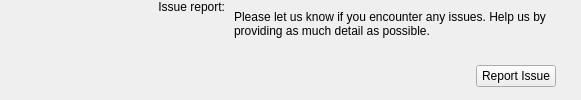
        <widget class="QWidget" name="gBugReport" native="true">
         <layout class="QVBoxLayout" name="verticalLayout_28">
          <property name="leftMargin">
           <number>25</number>
          </property>
          <property name="topMargin">
           <number>0</number>
          </property>
          <property name="rightMargin">
           <number>25</number>
          </property>
          <property name="bottomMargin">
           <number>0</number>
          </property>
          <item>
           <layout class="QGridLayout" name="gridLayout_6" columnminimumwidth="200,0">
            <property name="topMargin">
             <number>0</number>
            </property>
            <property name="verticalSpacing">
             <number>-1</number>
            </property>
            <item row="0" column="0">
             <widget class="QWidget" name="wBugReport" native="true">
              <layout class="QVBoxLayout" name="verticalLayout_4">
               <property name="leftMargin">
                <number>0</number>
               </property>
               <property name="topMargin">
                <number>0</number>
               </property>
               <property name="rightMargin">
                <number>0</number>
               </property>
               <property name="bottomMargin">
                <number>0</number>
               </property>
               <item>
                <widget class="QLabel" name="lBugReport">
                 <property name="text">
                  <string>Issue report:</string>
                 </property>
                 <property name="alignment">
                  <set>Qt::AlignRight|Qt::AlignTop|Qt::AlignTrailing</set>
                 </property>
                </widget>
               </item>
              </layout>
             </widget>
            </item>
            <item row="0" column="1">
             <widget class="QWidget" name="wContainerBugReport" native="true">
              <layout class="QVBoxLayout" name="verticalLayout_35">
               <property name="leftMargin">
                <number>0</number>
               </property>
               <property name="topMargin">
                <number>0</number>
               </property>
               <property name="rightMargin">
                <number>0</number>
               </property>
               <property name="bottomMargin">
                <number>0</number>
               </property>
               <item>
                <widget class="QLabel" name="lDescSendBugReport">
                 <property name="styleSheet">
                  <string notr="true">margin-right: 1px;</string>
                 </property>
                 <property name="text">
                  <string>Please let us know if you encounter any issues. Help us by providing as much detail as possible.</string>
                 </property>
                 <property name="wordWrap">
                  <bool>true</bool>
                 </property>
                </widget>
               </item>
               <item>
                <widget class="QWidget" name="wSendBugReport" native="true">
                 <layout class="QHBoxLayout" name="horizontalLayout_23">
                  <property name="leftMargin">
                   <number>0</number>
                  </property>
                  <property name="topMargin">
                   <number>0</number>
                  </property>
                  <property name="rightMargin">
                   <number>0</number>
                  </property>
                  <property name="bottomMargin">
                   <number>0</number>
                  </property>
                  <item>
                   <spacer name="horizontalSpacer_5">
                    <property name="orientation">
                     <enum>Qt::Horizontal</enum>
                    </property>
                    <property name="sizeHint" stdset="0">
                     <size>
                      <width>245</width>
                      <height>7</height>
                     </size>
                    </property>
                   </spacer>
                  </item>
                  <item>
                   <widget class="QPushButton" name="bSendBug">
                    <property name="text">
                     <string>Report Issue</string>
                    </property>
                    <property name="autoDefault">
                     <bool>false</bool>
                    </property>
                   </widget>
                  </item>
                 </layout>
                </widget>
               </item>
              </layout>
             </widget>
            </item>
           </layout>
          </item>
         </layout>
        </widget>
